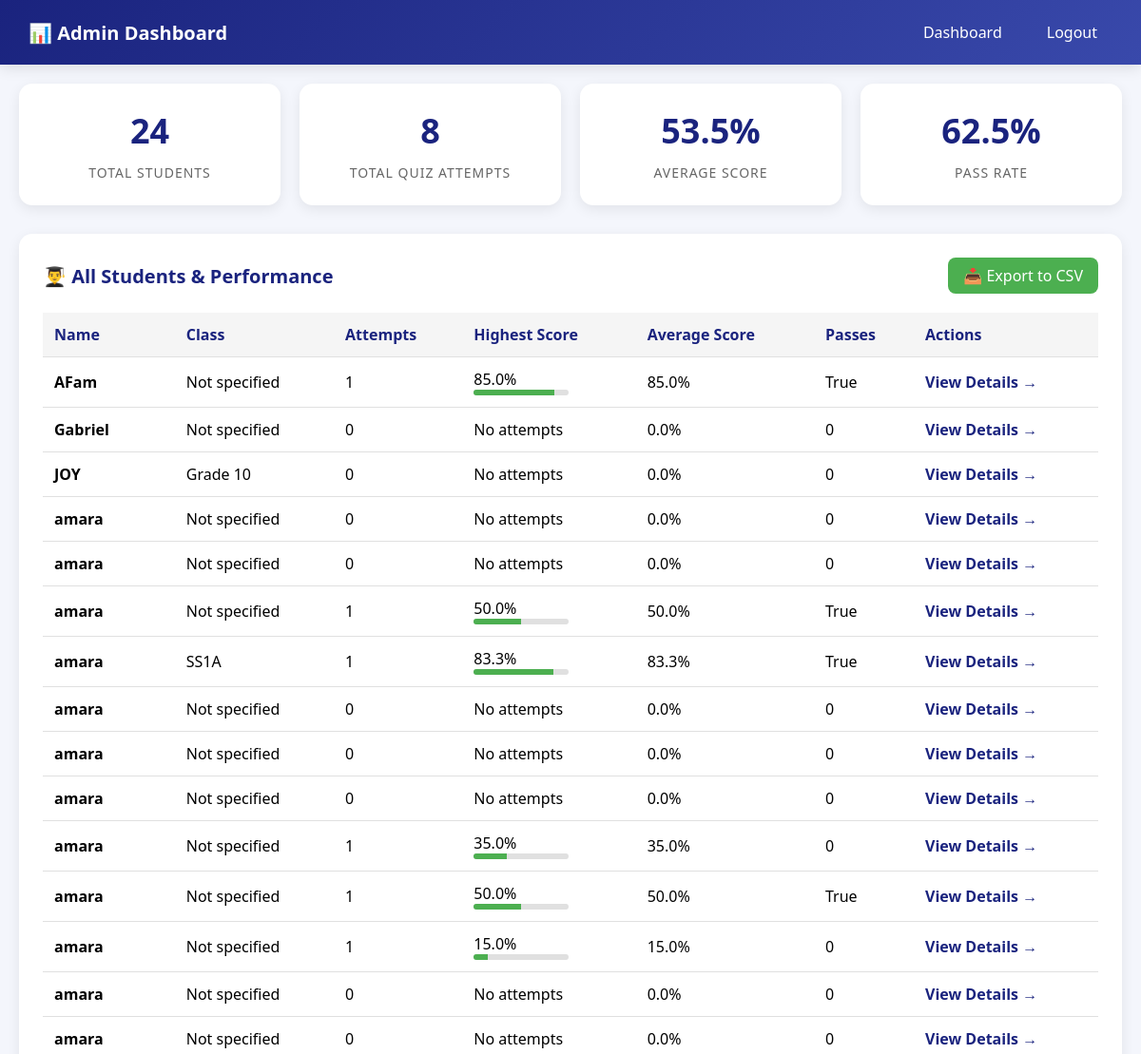
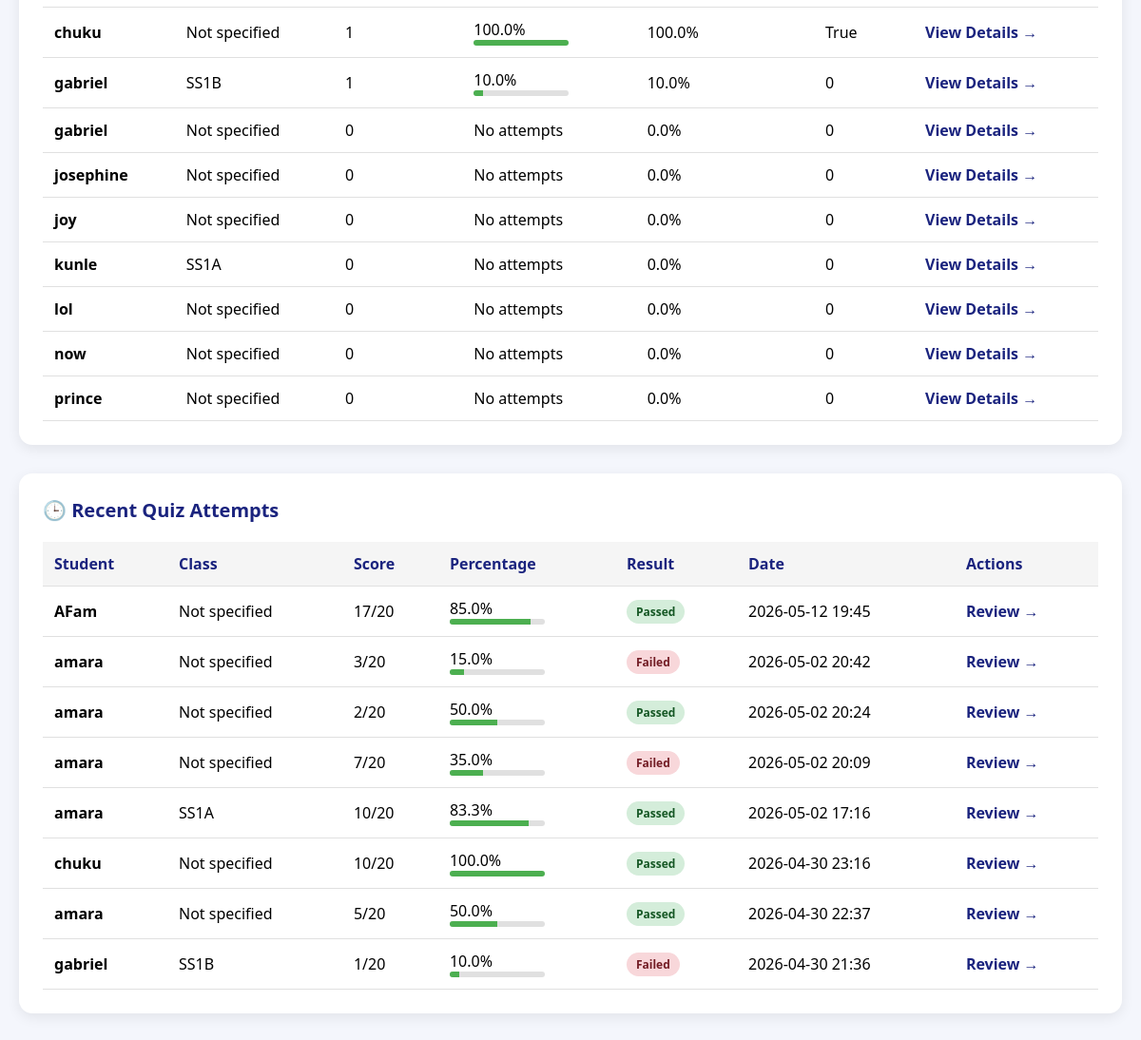
The app's page /admin/dashboard (signed in) with its own data (2 pictures, top to bottom).
### models.py (models this page shows)
class Student(db.Model):
    __tablename__ = "students"
    id         = db.Column(db.Integer, primary_key=True)
    name       = db.Column(db.String(100), nullable=False)
    class_name = db.Column(db.String(50))     # e.g. "SS2A"
    created_at = db.Column(db.DateTime, default=datetime.utcnow)
    attempts   = db.relationship("Attempt", backref="student")

class Attempt(db.Model):
    __tablename__ = "attempts"
    id          = db.Column(db.Integer, primary_key=True)
    student_id  = db.Column(db.Integer, db.ForeignKey("students.id"))
    score       = db.Column(db.Integer, default=0)
    total       = db.Column(db.Integer)
    percentage  = db.Column(db.Float)
    passed      = db.Column(db.Boolean, default=False)
    started_at  = db.Column(db.DateTime, default=datetime.utcnow)
    finished_at = db.Column(db.DateTime)
    details     = db.relationship("AttemptDetail", backref="attempt")

### app.py (the view)
@app.route("/admin/dashboard")
def admin_dashboard():
    if "admin_id" not in session:
        return redirect(url_for("admin_login"))
    students = db.session.query(
        Student.id,
        Student.name,
        Student.class_name,
        db.func.count(Attempt.id).label("total_attempts"),
        db.func.max(Attempt.percentage).label("highest_score"),
        db.func.avg(Attempt.percentage).label("average_score"),
        db.func.sum(Attempt.passed).label("passed_count")
    ).outerjoin(Attempt).group_by(Student.id).order_by(Student.name).all()
    recent_attempts = db.session.query(
        Attempt.id,
        Attempt.score,
        Attempt.percentage,
        Attempt.passed,
        Attempt.finished_at,
        Student.name,
        Student.class_name
    ).join(Student).order_by(Attempt.finished_at.desc()).limit(20).all()
    total_students = db.session.query(db.func.count(Student.id)).scalar() or 0
    total_attempts = db.session.query(db.func.count(Attempt.id)).scalar() or 0
    avg_score = db.session.query(db.func.avg(Attempt.percentage)).scalar() or 0
    pass_rate_query = db.session.query(
        (db.func.sum(Attempt.passed).cast(db.Float) / db.func.count(Attempt.id) * 100)
    ).scalar()
    pass_rate = pass_rate_query if pass_rate_query else 0
    stats = {
        "total_students": total_students,
        "total_attempts": total_attempts,
        "avg_score": avg_score,
        "pass_rate": pass_rate
    }
    return render_template(
        "admin_dashboard.html",
        students=students,
        recent_attempts=recent_attempts,
        stats=stats
    )

### templates/admin_dashboard.html (shortened to what this page needs)
<!DOCTYPE html>
<html lang="en">
<head>
</head>
<body>
    <div class="navbar">
        <h2>📊 Admin Dashboard</h2>
        <div class="nav-links">
            <a href="{{ url_for('admin_dashboard') }}">Dashboard</a>
            <a href="{{ url_for('admin_logout') }}">Logout</a>
        </div>
    </div>
    <div class="container">
        <div class="stats-grid">
            <div class="stat-card">
                <div class="stat-value">{{ stats.total_students }}</div>
                <div class="stat-label">Total Students</div>
            </div>
            <div class="stat-card">
                <div class="stat-value">{{ stats.total_attempts }}</div>
                <div class="stat-label">Total Quiz Attempts</div>
            </div>
            <div class="stat-card">
                <div class="stat-value">{{ "%.1f"|format(stats.avg_score) }}%</div>
                <div class="stat-label">Average Score</div>
            </div>
            <div class="stat-card">
                <div class="stat-value">{{ "%.1f"|format(stats.pass_rate) }}%</div>
                <div class="stat-label">Pass Rate</div>
            </div>
        </div>
        <div class="section">
            <div class="section-header">
                <h3>👨‍🎓 All Students & Performance</h3>
                <a href="{{ url_for('admin_export_results') }}" class="export-btn">📥 Export to CSV</a>
            </div>
            <div class="table-wrapper">
                <table>
                    <thead>
                        <tr>
                            <th>Name</th>
                            <th>Class</th>
                            <th>Attempts</th>
                            <th>Highest Score</th>
                            <th>Average Score</th>
                            <th>Passes</th>
                            <th>Actions</th>
                        </tr>
                    </thead>
                    <tbody>
                        {% for student in students %}
                        <tr>
                            <td><strong>{{ student.name }}</strong></td>
                            <td>{{ student.class_name or 'Not specified' }}</td>
                            <td>{{ student.total_attempts }}</td>
                            <td>
                                {% if student.highest_score %}
                                    {{ "%.1f"|format(student.highest_score) }}%
                                    <div class="progress-bar">
                                        <div class="progress-fill" style="width: {{ student.highest_score }}%"></div>
                                    </div>
                                {% else %}
                                    No attempts
                                {% endif %}
                            </td>
                            <td>{{ "%.1f"|format(student.average_score or 0) }}%</td>
                            <td>{{ student.passed_count or 0 }}</td>
                            <td>
                                <a href="{{ url_for('admin_student_detail', student_id=student.id) }}" class="view-link">View Details →</a>
                            </td>
                        </tr>
                        {% endfor %}
                    </tbody>
                </table>
            </div>
        </div>
        <div class="section">
            <div class="section-header">
                <h3>🕒 Recent Quiz Attempts</h3>
            </div>
            <div class="table-wrapper">
                <table>
                    <thead>
                        <tr>
                            <th>Student</th>
                            <th>Class</th>
                            <th>Score</th>
                            <th>Percentage</th>
                            <th>Result</th>
                            <th>Date</th>
                            <th>Actions</th>
                        </tr>
                    </thead>
                    <tbody>
                        {% for attempt in recent_attempts %}
                        <tr>
                            <td><strong>{{ attempt.name }}</strong></td>
                            <td>{{ attempt.class_name or 'Not specified' }}</td>
                            <td>{{ attempt.score }}/20</td>
                            <td>
                                {{ attempt.percentage }}%
                                <div class="progress-bar">
                                    <div class="progress-fill" style="width: {{ attempt.percentage }}%"></div>
                                </div>
                            </td>
                            <td>
                                <span class="badge {{ 'badge-pass' if attempt.passed else 'badge-fail' }}">
                                    {{ 'Passed' if attempt.passed else 'Failed' }}
                                </span>
                            </td>
                            <td>{{ attempt.finished_at.strftime('%Y-%m-%d %H:%M') }}</td>
                            <td>
                                <a href="{{ url_for('admin_attempt_detail', attempt_id=attempt.id) }}" class="view-link">Review →</a>
                            </td>
                        </tr>
                        {% endfor %}
                    </tbody>
                </table>
            </div>
        </div>
    </div>
</body>
</html>

### templates/admin_dashboard.html (style rules this page uses)
* { margin: 0; padding: 0; box-sizing: border-box; }
body { font-family: 'Segoe UI', Tahoma, Geneva, Verdana, sans-serif; background: #f4f6fc; }
.navbar { background: linear-gradient(135deg, #1a237e 0%, #3949ab 100%); padding: 15px 30px; display: flex; justify-content: space-between; align-items: center; flex-wrap: wrap; gap: 15px; box-shadow: 0 4px 14px rgba(0,0,0,0.1); }
.navbar h2 { color: white; font-size: 20px; }
.nav-links { display: flex; gap: 15px; }
.nav-links a { color: white; text-decoration: none; padding: 8px 16px; border-radius: 8px; transition: background 0.2s; }
.container { max-width: 1400px; margin: 0 auto; padding: 20px; }
.stats-grid { display: grid; grid-template-columns: repeat(auto-fit, minmax(250px, 1fr)); gap: 20px; margin-bottom: 30px; }
.stat-card { background: white; padding: 25px; border-radius: 14px; box-shadow: 0 4px 14px rgba(0,0,0,0.08); text-align: center; transition: transform 0.2s; }
.stat-value { font-size: 36px; font-weight: bold; color: #1a237e; margin-bottom: 10px; }
.stat-label { color: #666; font-size: 14px; text-transform: uppercase; letter-spacing: 1px; }
.section { background: white; border-radius: 14px; padding: 25px; margin-bottom: 30px; box-shadow: 0 4px 14px rgba(0,0,0,0.08); }
.section-header { display: flex; justify-content: space-between; align-items: center; margin-bottom: 20px; flex-wrap: wrap; gap: 15px; }
.section-header h3 { color: #1a237e; font-size: 20px; }
.export-btn { background: #4CAF50; color: white; padding: 8px 16px; border: none; border-radius: 8px; cursor: pointer; text-decoration: none; display: inline-block; }
.table-wrapper { overflow-x: auto; }
table { width: 100%; border-collapse: collapse; }
th, td { padding: 12px; text-align: left; border-bottom: 1px solid #e0e0e0; }
th { background: #f5f5f5; color: #1a237e; font-weight: 600; }
.badge { padding: 4px 10px; border-radius: 20px; font-size: 12px; font-weight: 600; display: inline-block; }
.badge-pass { background: #d4edda; color: #155724; }
.badge-fail { background: #f8d7da; color: #721c24; }
.view-link { color: #1a237e; text-decoration: none; font-weight: 600; }
.progress-bar { width: 100px; height: 6px; background: #e0e0e0; border-radius: 3px; overflow: hidden; }
.progress-fill { height: 100%; background: #4CAF50; transition: width 0.3s; }

### records on screen
Student: name "AFam", class_name "Not specified", total_attempts "1", highest_score "85.0", average_score "85.0", passed_count "True"
Student: name "Gabriel", class_name "Not specified", total_attempts "0", shows "No attempts", average_score "0.0", passed_count "0"
Student: name "JOY", class_name "Grade 10", total_attempts "0", shows "No attempts", average_score "0.0", passed_count "0"
Student: name "amara", class_name "Not specified", total_attempts "0", shows "No attempts", average_score "0.0", passed_count "0"
Student: name "amara", class_name "Not specified", total_attempts "0", shows "No attempts", average_score "0.0", passed_count "0"
Student: name "amara", class_name "Not specified", total_attempts "1", highest_score "50.0", average_score "50.0", passed_count "True"
Student: name "amara", class_name "SS1A", total_attempts "1", highest_score "83.3", average_score "83.3", passed_count "True"
Student: name "amara", class_name "Not specified", total_attempts "0", shows "No attempts", average_score "0.0", passed_count "0"
Student: name "amara", class_name "Not specified", total_attempts "0", shows "No attempts", average_score "0.0", passed_count "0"
Student: name "amara", class_name "Not specified", total_attempts "0", shows "No attempts", average_score "0.0", passed_count "0"
Student: name "amara", class_name "Not specified", total_attempts "1", highest_score "35.0", average_score "35.0", passed_count "0"
Student: name "amara", class_name "Not specified", total_attempts "1", highest_score "50.0", average_score "50.0", passed_count "True"
Student: name "amara", class_name "Not specified", total_attempts "1", highest_score "15.0", average_score "15.0", passed_count "0"
Student: name "amara", class_name "Not specified", total_attempts "0", shows "No attempts", average_score "0.0", passed_count "0"
Student: name "amara", class_name "Not specified", total_attempts "0", shows "No attempts", average_score "0.0", passed_count "0"
Student: name "chuku", class_name "Not specified", total_attempts "1", highest_score "100.0", average_score "100.0", passed_count "True"
Student: name "gabriel", class_name "SS1B", total_attempts "1", highest_score "10.0", average_score "10.0", passed_count "0"
Student: name "gabriel", class_name "Not specified", total_attempts "0", shows "No attempts", average_score "0.0", passed_count "0"
Student: name "josephine", class_name "Not specified", total_attempts "0", shows "No attempts", average_score "0.0", passed_count "0"
Student: name "joy", class_name "Not specified", total_attempts "0", shows "No attempts", average_score "0.0", passed_count "0"
Student: name "kunle", class_name "SS1A", total_attempts "0", shows "No attempts", average_score "0.0", passed_count "0"
Student: name "lol", class_name "Not specified", total_attempts "0", shows "No attempts", average_score "0.0", passed_count "0"
Student: name "now", class_name "Not specified", total_attempts "0", shows "No attempts", average_score "0.0", passed_count "0"
Student: name "prince", class_name "Not specified", total_attempts "0", shows "No attempts", average_score "0.0", passed_count "0"
Attempt: name "AFam", class_name "Not specified", score "17", percentage "85.0", passed "Passed", finished_at "2026-05-12 19:45"
Attempt: name "amara", class_name "Not specified", score "3", percentage "15.0", passed "Failed", finished_at "2026-05-02 20:42"
Attempt: name "amara", class_name "Not specified", score "2", percentage "50.0", passed "Passed", finished_at "2026-05-02 20:24"
Attempt: name "amara", class_name "Not specified", score "7", percentage "35.0", passed "Failed", finished_at "2026-05-02 20:09"
Attempt: name "amara", class_name "SS1A", score "10", percentage "83.3", passed "Passed", finished_at "2026-05-02 17:16"
Attempt: name "chuku", class_name "Not specified", score "10", percentage "100.0", passed "Passed", finished_at "2026-04-30 23:16"
Attempt: name "amara", class_name "Not specified", score "5", percentage "50.0", passed "Passed", finished_at "2026-04-30 22:37"
Attempt: name "gabriel", class_name "SS1B", score "1", percentage "10.0", passed "Failed", finished_at "2026-04-30 21:36"

### other values on screen
{{ stats.total_students }} "24"
{{ stats.total_attempts }} "8"
{{ "%.1f"|format(stats.avg_score) }} "53.5"
{{ "%.1f"|format(stats.pass_rate) }} "62.5"
